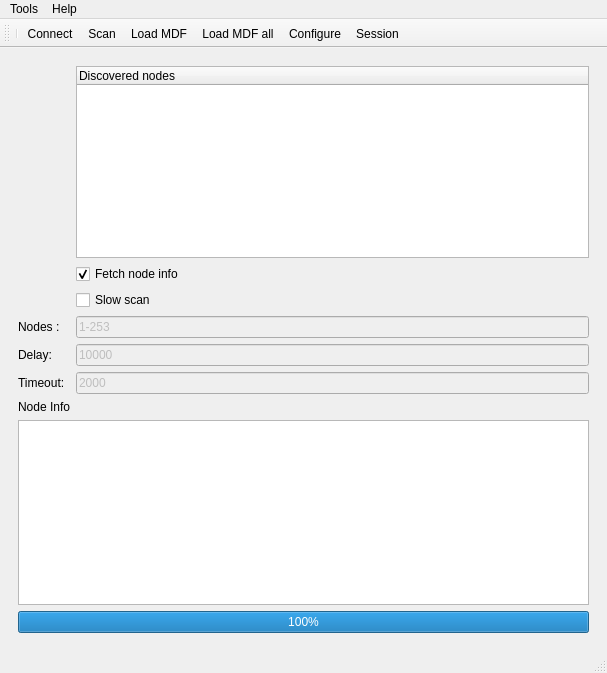
<?xml version="1.0" encoding="UTF-8"?>
<ui version="4.0">
 <author>Ake Hedman</author>
 <class>CFrmNodeScan</class>
 <widget class="QMainWindow" name="CFrmNodeScan">
  <property name="geometry">
   <rect>
    <x>0</x>
    <y>0</y>
    <width>607</width>
    <height>673</height>
   </rect>
  </property>
  <property name="sizePolicy">
   <sizepolicy hsizetype="Preferred" vsizetype="Preferred">
    <horstretch>0</horstretch>
    <verstretch>0</verstretch>
   </sizepolicy>
  </property>
  <property name="windowTitle">
   <string>VSCP Node Scan</string>
  </property>
  <widget class="QWidget" name="centralwidget">
   <property name="sizePolicy">
    <sizepolicy hsizetype="Preferred" vsizetype="Preferred">
     <horstretch>0</horstretch>
     <verstretch>0</verstretch>
    </sizepolicy>
   </property>
   <layout class="QGridLayout" name="gridLayout_2">
    <item row="0" column="0">
     <widget class="QFrame" name="frame">
      <property name="sizePolicy">
       <sizepolicy hsizetype="Expanding" vsizetype="Expanding">
        <horstretch>0</horstretch>
        <verstretch>0</verstretch>
       </sizepolicy>
      </property>
      <layout class="QGridLayout" name="gridLayout">
       <item row="9" column="0" colspan="2">
        <widget class="QTextBrowser" name="infoArea">
         <property name="sizePolicy">
          <sizepolicy hsizetype="Expanding" vsizetype="Expanding">
           <horstretch>0</horstretch>
           <verstretch>0</verstretch>
          </sizepolicy>
         </property>
         <property name="statusTip">
          <string>Information about current selected node</string>
         </property>
         <property name="openExternalLinks">
          <bool>true</bool>
         </property>
        </widget>
       </item>
       <item row="5" column="1">
        <widget class="QLineEdit" name="editDelay">
         <property name="enabled">
          <bool>false</bool>
         </property>
         <property name="toolTip">
          <string>Delay between slow scan probes in microseconds</string>
         </property>
         <property name="text">
          <string>10000</string>
         </property>
        </widget>
       </item>
       <item row="5" column="0">
        <widget class="QLabel" name="label">
         <property name="text">
          <string>Delay:</string>
         </property>
        </widget>
       </item>
       <item row="0" column="1">
        <widget class="QTreeWidget" name="treeFound">
         <property name="sizePolicy">
          <sizepolicy hsizetype="Expanding" vsizetype="Fixed">
           <horstretch>10</horstretch>
           <verstretch>10</verstretch>
          </sizepolicy>
         </property>
         <property name="statusTip">
          <string>Nodes found from search. Right click to load MDF.</string>
         </property>
         <property name="alternatingRowColors">
          <bool>true</bool>
         </property>
         <column>
          <property name="text">
           <string>Discovered nodes</string>
          </property>
         </column>
        </widget>
       </item>
       <item row="4" column="1">
        <widget class="QLineEdit" name="editSearchNodes">
         <property name="enabled">
          <bool>false</bool>
         </property>
         <property name="statusTip">
          <string>Enter id's for node range  to be searched for (1-254 or 1,2,3 or a combination of both)</string>
         </property>
         <property name="text">
          <string>1-253</string>
         </property>
        </widget>
       </item>
       <item row="8" column="0">
        <widget class="QLabel" name="label_8">
         <property name="text">
          <string>Node Info</string>
         </property>
        </widget>
       </item>
       <item row="6" column="1">
        <widget class="QLineEdit" name="editTimeout">
         <property name="enabled">
          <bool>false</bool>
         </property>
         <property name="toolTip">
          <string>Timoeut for slow scan in milliseconds</string>
         </property>
         <property name="text">
          <string>2000</string>
         </property>
        </widget>
       </item>
       <item row="12" column="0" colspan="2">
        <widget class="QProgressBar" name="progressBarScan">
         <property name="value">
          <number>100</number>
         </property>
        </widget>
       </item>
       <item row="6" column="0">
        <widget class="QLabel" name="label_2">
         <property name="text">
          <string>Timeout:</string>
         </property>
        </widget>
       </item>
       <item row="3" column="1">
        <widget class="QCheckBox" name="chkSlowScan">
         <property name="text">
          <string>Slow scan</string>
         </property>
        </widget>
       </item>
       <item row="4" column="0">
        <widget class="QLabel" name="label_7">
         <property name="text">
          <string>Nodes :</string>
         </property>
        </widget>
       </item>
       <item row="2" column="1">
        <widget class="QCheckBox" name="chkFetchInfo">
         <property name="text">
          <string>Fetch node info</string>
         </property>
         <property name="checked">
          <bool>true</bool>
         </property>
        </widget>
       </item>
       <item row="0" column="0">
        <widget class="QLabel" name="label_6">
         <property name="text">
          <string/>
         </property>
         <property name="alignment">
          <set>Qt::AlignLeading|Qt::AlignLeft|Qt::AlignTop</set>
         </property>
        </widget>
       </item>
      </layout>
     </widget>
    </item>
   </layout>
  </widget>
  <widget class="QMenuBar" name="menubar">
   <property name="geometry">
    <rect>
     <x>0</x>
     <y>0</y>
     <width>607</width>
     <height>22</height>
    </rect>
   </property>
   <widget class="QMenu" name="menuTools">
    <property name="title">
     <string>Tools</string>
    </property>
    <addaction name="actionConnect"/>
    <addaction name="separator"/>
    <addaction name="actionScan"/>
    <addaction name="separator"/>
    <addaction name="actionLoadMdf"/>
    <addaction name="actionLoadMdfAll"/>
    <addaction name="separator"/>
    <addaction name="actionConfigure"/>
    <addaction name="actionSession"/>
    <addaction name="separator"/>
    <addaction name="actionClose"/>
   </widget>
   <widget class="QMenu" name="menuHelp">
    <property name="title">
     <string>Help</string>
    </property>
    <addaction name="actionAbout"/>
   </widget>
   <addaction name="menuTools"/>
   <addaction name="menuHelp"/>
  </widget>
  <widget class="QStatusBar" name="statusBar"/>
  <widget class="QToolBar" name="toolBar">
   <property name="windowTitle">
    <string>toolBar</string>
   </property>
   <attribute name="toolBarArea">
    <enum>TopToolBarArea</enum>
   </attribute>
   <attribute name="toolBarBreak">
    <bool>false</bool>
   </attribute>
   <addaction name="separator"/>
   <addaction name="actionConnect"/>
   <addaction name="actionScan"/>
   <addaction name="actionLoadMdf"/>
   <addaction name="actionLoadMdfAll"/>
   <addaction name="actionConfigure"/>
   <addaction name="actionSession"/>
  </widget>
  <action name="actionScan">
   <property name="icon">
    <iconset>
     <normalon>:/images/svg/search.svg</normalon>
    </iconset>
   </property>
   <property name="text">
    <string>Scan</string>
   </property>
   <property name="shortcut">
    <string>Ctrl+F</string>
   </property>
  </action>
  <action name="actionClose">
   <property name="text">
    <string>Quit</string>
   </property>
   <property name="shortcut">
    <string>Ctrl+X</string>
   </property>
  </action>
  <action name="actionConnect">
   <property name="enabled">
    <bool>true</bool>
   </property>
   <property name="icon">
    <iconset resource="vscpworks.qrc">
     <normaloff>:/images/svg/plug-disconnected-black.svg</normaloff>
     <normalon>:/images/svg/connect.svg</normalon>:/images/svg/plug-disconnected-black.svg</iconset>
   </property>
   <property name="text">
    <string>Connect</string>
   </property>
   <property name="shortcut">
    <string>Ctrl+C</string>
   </property>
  </action>
  <action name="actionAbout">
   <property name="text">
    <string>About</string>
   </property>
  </action>
  <action name="actionLoadMdf">
   <property name="icon">
    <iconset resource="vscpworks.qrc">
     <normaloff>:/images/svg/rotate-update-opaque.svg</normaloff>:/images/svg/rotate-update-opaque.svg</iconset>
   </property>
   <property name="text">
    <string>Load MDF</string>
   </property>
   <property name="shortcut">
    <string>Ctrl+L</string>
   </property>
  </action>
  <action name="actionLoadMdfAll">
   <property name="icon">
    <iconset resource="vscpworks.qrc">
     <normaloff>:/images/svg/update-clock-clock.svg</normaloff>:/images/svg/update-clock-clock.svg</iconset>
   </property>
   <property name="text">
    <string>Load MDF all</string>
   </property>
   <property name="shortcut">
    <string>Ctrl+A</string>
   </property>
  </action>
  <action name="actionConfigure">
   <property name="icon">
    <iconset resource="vscpworks.qrc">
     <normaloff>:/images/png/128x128/page_process.png</normaloff>:/images/png/128x128/page_process.png</iconset>
   </property>
   <property name="text">
    <string>Configure</string>
   </property>
   <property name="shortcut">
    <string>Ctrl+2</string>
   </property>
  </action>
  <action name="actionSession">
   <property name="icon">
    <iconset resource="vscpworks.qrc">
     <normaloff>:/images/png/128x128/page_down.png</normaloff>:/images/png/128x128/page_down.png</iconset>
   </property>
   <property name="text">
    <string>Session</string>
   </property>
   <property name="shortcut">
    <string>Ctrl+1</string>
   </property>
  </action>
 </widget>
 <resources>
  <include location="vscpworks.qrc"/>
 </resources>
 <connections>
  <connection>
   <sender>actionClose</sender>
   <signal>triggered()</signal>
   <receiver>CFrmNodeScan</receiver>
   <slot>close()</slot>
   <hints>
    <hint type="sourcelabel">
     <x>-1</x>
     <y>-1</y>
    </hint>
    <hint type="destinationlabel">
     <x>335</x>
     <y>316</y>
    </hint>
   </hints>
  </connection>
 </connections>
</ui>
